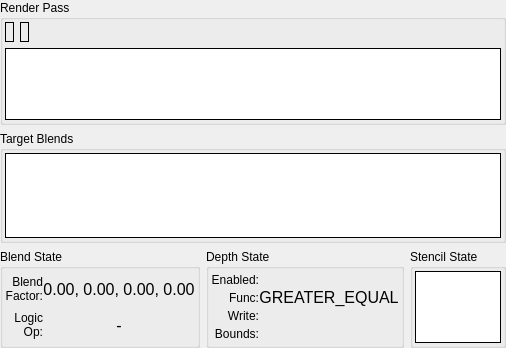
         <widget class="QWidget" name="fbScrollContents">
          <property name="geometry">
           <rect>
            <x>0</x>
            <y>0</y>
            <width>488</width>
            <height>348</height>
           </rect>
          </property>
          <layout class="QGridLayout" name="gridLayout_4">
           <property name="leftMargin">
            <number>0</number>
           </property>
           <property name="topMargin">
            <number>0</number>
           </property>
           <property name="rightMargin">
            <number>0</number>
           </property>
           <property name="bottomMargin">
            <number>0</number>
           </property>
           <item row="0" column="0" colspan="3">
            <widget class="QGroupBox" name="framebufferGroup">
             <property name="sizePolicy">
              <sizepolicy hsizetype="Preferred" vsizetype="Expanding">
               <horstretch>0</horstretch>
               <verstretch>0</verstretch>
              </sizepolicy>
             </property>
             <property name="title">
              <string>Render Pass</string>
             </property>
             <layout class="QVBoxLayout" name="verticalLayout_17">
              <property name="leftMargin">
               <number>2</number>
              </property>
              <property name="topMargin">
               <number>2</number>
              </property>
              <property name="rightMargin">
               <number>2</number>
              </property>
              <property name="bottomMargin">
               <number>2</number>
              </property>
              <item>
               <layout class="QHBoxLayout" name="horizontalLayout_23">
                <item>
                 <widget class="RDLabel" name="renderpass">
                  <property name="frameShape">
                   <enum>QFrame::Box</enum>
                  </property>
                  <property name="margin">
                   <number>4</number>
                  </property>
                 </widget>
                </item>
                <item>
                 <widget class="RDLabel" name="framebuffer">
                  <property name="frameShape">
                   <enum>QFrame::Box</enum>
                  </property>
                  <property name="margin">
                   <number>2</number>
                  </property>
                 </widget>
                </item>
                <item>
                 <spacer name="horizontalSpacer_2">
                  <property name="orientation">
                   <enum>Qt::Horizontal</enum>
                  </property>
                  <property name="sizeHint" stdset="0">
                   <size>
                    <width>40</width>
                    <height>20</height>
                   </size>
                  </property>
                 </spacer>
                </item>
               </layout>
              </item>
              <item>
               <widget class="RDTreeWidget" name="fbAttach">
                <property name="frameShape">
                 <enum>QFrame::Box</enum>
                </property>
                <property name="frameShadow">
                 <enum>QFrame::Plain</enum>
                </property>
                <property name="sizeAdjustPolicy">
                 <enum>QAbstractScrollArea::AdjustToContents</enum>
                </property>
                <property name="editTriggers">
                 <set>QAbstractItemView::NoEditTriggers</set>
                </property>
                <property name="showDropIndicator" stdset="0">
                 <bool>false</bool>
                </property>
                <property name="indentation">
                 <number>0</number>
                </property>
                <property name="rootIsDecorated">
                 <bool>false</bool>
                </property>
                <property name="itemsExpandable">
                 <bool>false</bool>
                </property>
                <property name="allColumnsShowFocus">
                 <bool>true</bool>
                </property>
                <property name="expandsOnDoubleClick">
                 <bool>false</bool>
                </property>
                <attribute name="headerStretchLastSection">
                 <bool>false</bool>
                </attribute>
               </widget>
              </item>
             </layout>
            </widget>
           </item>
           <item row="1" column="0" colspan="3">
            <widget class="QGroupBox" name="blendsGroup">
             <property name="sizePolicy">
              <sizepolicy hsizetype="Preferred" vsizetype="Expanding">
               <horstretch>0</horstretch>
               <verstretch>0</verstretch>
              </sizepolicy>
             </property>
             <property name="title">
              <string>Target Blends</string>
             </property>
             <layout class="QHBoxLayout" name="horizontalLayout_25">
              <property name="leftMargin">
               <number>2</number>
              </property>
              <property name="topMargin">
               <number>2</number>
              </property>
              <property name="rightMargin">
               <number>2</number>
              </property>
              <property name="bottomMargin">
               <number>2</number>
              </property>
              <item>
               <widget class="RDTreeWidget" name="blends">
                <property name="frameShape">
                 <enum>QFrame::Box</enum>
                </property>
                <property name="frameShadow">
                 <enum>QFrame::Plain</enum>
                </property>
                <property name="sizeAdjustPolicy">
                 <enum>QAbstractScrollArea::AdjustToContents</enum>
                </property>
                <property name="editTriggers">
                 <set>QAbstractItemView::NoEditTriggers</set>
                </property>
                <property name="showDropIndicator" stdset="0">
                 <bool>false</bool>
                </property>
                <property name="indentation">
                 <number>0</number>
                </property>
                <property name="rootIsDecorated">
                 <bool>false</bool>
                </property>
                <property name="itemsExpandable">
                 <bool>false</bool>
                </property>
                <property name="allColumnsShowFocus">
                 <bool>true</bool>
                </property>
                <property name="expandsOnDoubleClick">
                 <bool>false</bool>
                </property>
               </widget>
              </item>
             </layout>
            </widget>
           </item>
           <item row="2" column="0">
            <widget class="QGroupBox" name="blendStateGroup">
             <property name="sizePolicy">
              <sizepolicy hsizetype="Preferred" vsizetype="Preferred">
               <horstretch>0</horstretch>
               <verstretch>0</verstretch>
              </sizepolicy>
             </property>
             <property name="title">
              <string>Blend State</string>
             </property>
             <layout class="QGridLayout" name="blendStateGridLayout">
              <property name="leftMargin">
               <number>2</number>
              </property>
              <property name="topMargin">
               <number>2</number>
              </property>
              <property name="rightMargin">
               <number>2</number>
              </property>
              <property name="bottomMargin">
               <number>2</number>
              </property>
              <property name="spacing">
               <number>0</number>
              </property>
              <item row="0" column="0">
               <widget class="QLabel" name="blendFactorLabel">
                <property name="text">
                 <string>Blend Factor:</string>
                </property>
                <property name="alignment">
                 <set>Qt::AlignRight|Qt::AlignTrailing|Qt::AlignVCenter</set>
                </property>
                <property name="wordWrap">
                 <bool>true</bool>
                </property>
               </widget>
              </item>
              <item row="0" column="1">
               <widget class="QLabel" name="blendFactor">
                <property name="font">
                 <font>
                  <pointsize>12</pointsize>
                 </font>
                </property>
                <property name="text">
                 <string>0.00, 0.00, 0.00, 0.00</string>
                </property>
                <property name="alignment">
                 <set>Qt::AlignCenter</set>
                </property>
                <property name="margin">
                 <number>4</number>
                </property>
               </widget>
              </item>
              <item row="1" column="0">
               <widget class="QLabel" name="logicOpLabel">
                <property name="text">
                 <string>Logic Op:</string>
                </property>
                <property name="alignment">
                 <set>Qt::AlignRight|Qt::AlignTrailing|Qt::AlignVCenter</set>
                </property>
                <property name="wordWrap">
                 <bool>true</bool>
                </property>
               </widget>
              </item>
              <item row="1" column="1">
               <widget class="QLabel" name="logicOp">
                <property name="font">
                 <font>
                  <pointsize>12</pointsize>
                 </font>
                </property>
                <property name="text">
                 <string>-</string>
                </property>
                <property name="alignment">
                 <set>Qt::AlignCenter</set>
                </property>
                <property name="margin">
                 <number>4</number>
                </property>
               </widget>
              </item>
             </layout>
            </widget>
           </item>
           <item row="2" column="1">
            <widget class="QGroupBox" name="depthStateGroup">
             <property name="sizePolicy">
              <sizepolicy hsizetype="Preferred" vsizetype="Preferred">
               <horstretch>0</horstretch>
               <verstretch>0</verstretch>
              </sizepolicy>
             </property>
             <property name="title">
              <string>Depth State</string>
             </property>
             <layout class="QGridLayout" name="depthStateGridLayout">
              <property name="leftMargin">
               <number>2</number>
              </property>
              <property name="topMargin">
               <number>2</number>
              </property>
              <property name="rightMargin">
               <number>2</number>
              </property>
              <property name="bottomMargin">
               <number>2</number>
              </property>
              <property name="spacing">
               <number>0</number>
              </property>
              <item row="0" column="0">
               <widget class="QLabel" name="depthEnabledLabel">
                <property name="text">
                 <string>Enabled:</string>
                </property>
                <property name="alignment">
                 <set>Qt::AlignRight|Qt::AlignTrailing|Qt::AlignVCenter</set>
                </property>
               </widget>
              </item>
              <item row="0" column="1">
               <widget class="QLabel" name="depthEnabled">
                <property name="text">
                 <string/>
                </property>
                <property name="pixmap">
                 <pixmap resource="../../Resources/resources.qrc">:/cross.png</pixmap>
                </property>
                <property name="alignment">
                 <set>Qt::AlignCenter</set>
                </property>
                <property name="margin">
                 <number>4</number>
                </property>
               </widget>
              </item>
              <item row="1" column="0">
               <widget class="QLabel" name="depthFuncLabel">
                <property name="text">
                 <string>Func:</string>
                </property>
                <property name="alignment">
                 <set>Qt::AlignRight|Qt::AlignTrailing|Qt::AlignVCenter</set>
                </property>
               </widget>
              </item>
              <item row="1" column="1">
               <widget class="QLabel" name="depthFunc">
                <property name="font">
                 <font>
                  <pointsize>12</pointsize>
                 </font>
                </property>
                <property name="text">
                 <string>GREATER_EQUAL</string>
                </property>
                <property name="alignment">
                 <set>Qt::AlignCenter</set>
                </property>
                <property name="margin">
                 <number>4</number>
                </property>
               </widget>
              </item>
              <item row="2" column="0">
               <widget class="QLabel" name="depthWriteLabel">
                <property name="text">
                 <string>Write:</string>
                </property>
                <property name="alignment">
                 <set>Qt::AlignRight|Qt::AlignTrailing|Qt::AlignVCenter</set>
                </property>
               </widget>
              </item>
              <item row="2" column="1">
               <widget class="QLabel" name="depthWrite">
                <property name="font">
                 <font>
                  <pointsize>12</pointsize>
                 </font>
                </property>
                <property name="text">
                 <string/>
                </property>
                <property name="pixmap">
                 <pixmap resource="../../Resources/resources.qrc">:/cross.png</pixmap>
                </property>
                <property name="alignment">
                 <set>Qt::AlignCenter</set>
                </property>
                <property name="margin">
                 <number>4</number>
                </property>
               </widget>
              </item>
              <item row="3" column="0">
               <widget class="QLabel" name="depthBoundsLabel">
                <property name="text">
                 <string>Bounds:</string>
                </property>
                <property name="alignment">
                 <set>Qt::AlignRight|Qt::AlignTrailing|Qt::AlignVCenter</set>
                </property>
               </widget>
              </item>
              <item row="3" column="1">
               <widget class="QLabel" name="depthBounds">
                <property name="font">
                 <font>
                  <pointsize>12</pointsize>
                 </font>
                </property>
                <property name="text">
                 <string/>
                </property>
                <property name="pixmap">
                 <pixmap resource="../../Resources/resources.qrc">:/cross.png</pixmap>
                </property>
                <property name="alignment">
                 <set>Qt::AlignCenter</set>
                </property>
                <property name="margin">
                 <number>4</number>
                </property>
               </widget>
              </item>
             </layout>
            </widget>
           </item>
           <item row="2" column="2">
            <widget class="QGroupBox" name="stencilStateGroup">
             <property name="sizePolicy">
              <sizepolicy hsizetype="Preferred" vsizetype="Preferred">
               <horstretch>0</horstretch>
               <verstretch>0</verstretch>
              </sizepolicy>
             </property>
             <property name="title">
              <string>Stencil State</string>
             </property>
             <property name="alignment">
              <set>Qt::AlignLeading|Qt::AlignLeft|Qt::AlignTop</set>
             </property>
             <layout class="QVBoxLayout" name="verticalLayout_10">
              <property name="spacing">
               <number>0</number>
              </property>
              <property name="leftMargin">
               <number>2</number>
              </property>
              <property name="topMargin">
               <number>2</number>
              </property>
              <property name="rightMargin">
               <number>2</number>
              </property>
              <property name="bottomMargin">
               <number>2</number>
              </property>
              <item>
               <widget class="RDTreeWidget" name="stencils">
                <property name="sizePolicy">
                 <sizepolicy hsizetype="Expanding" vsizetype="Preferred">
                  <horstretch>0</horstretch>
                  <verstretch>0</verstretch>
                 </sizepolicy>
                </property>
                <property name="frameShape">
                 <enum>QFrame::Box</enum>
                </property>
                <property name="frameShadow">
                 <enum>QFrame::Plain</enum>
                </property>
                <property name="verticalScrollBarPolicy">
                 <enum>Qt::ScrollBarAlwaysOff</enum>
                </property>
                <property name="horizontalScrollBarPolicy">
                 <enum>Qt::ScrollBarAsNeeded</enum>
                </property>
                <property name="sizeAdjustPolicy">
                 <enum>QAbstractScrollArea::AdjustToContents</enum>
                </property>
                <property name="editTriggers">
                 <set>QAbstractItemView::NoEditTriggers</set>
                </property>
                <property name="showDropIndicator" stdset="0">
                 <bool>false</bool>
                </property>
                <property name="selectionMode">
                 <enum>QAbstractItemView::SingleSelection</enum>
                </property>
                <property name="indentation">
                 <number>0</number>
                </property>
                <property name="rootIsDecorated">
                 <bool>false</bool>
                </property>
                <property name="itemsExpandable">
                 <bool>false</bool>
                </property>
                <property name="allColumnsShowFocus">
                 <bool>true</bool>
                </property>
                <property name="expandsOnDoubleClick">
                 <bool>false</bool>
                </property>
                <attribute name="headerStretchLastSection">
                 <bool>false</bool>
                </attribute>
               </widget>
              </item>
             </layout>
            </widget>
           </item>
          </layout>
         </widget>
